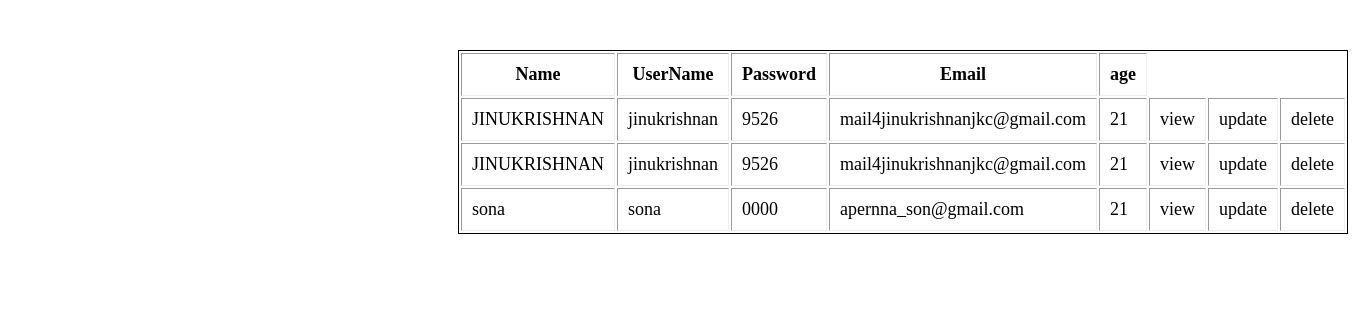
Screenshot of /view/ with the database file from the repository.
### demoapp3/models.py (models this page shows)
class reg(models.Model):
    name = models.CharField(max_length=200)
    age =models.IntegerField()
    email=models.CharField(max_length=200)
    username=models.CharField(max_length=200)
    password=models.CharField(max_length=200)

### demoapp3/views.py (the view)
# urls.py: path('view/',views.view,name='view'),
def view(request):
    cr=reg.objects.all()
    return render(request, 'view.html',{'cr':cr})

### TEMPLATES/view.html (shortened to what this page needs)
<!DOCTYPE html>
<html lang="en">
<head>
</head>
<body>
    <form action="">
        <table border="1">
            <tr>
                <th>Name</th>
                <th>UserName</th>
                <th>Password</th>
                <th>Email</th>
                <th>age</th>
            </tr>
            {% for i in cr %}
            <tr>
                <td>{{ i.name }}</td>
                <td>{{ i.username}}</td>
                <td>{{ i.password}}</td>
                <td>{{ i.email}}</td>
                <td>{{ i.age}}</td>
                <td><a href="{% url 'detail_view' i.id %}" class="btn btn-primary">view</a></td>
                <td><a href="{% url 'update' i.id %}" class="btn btn-primary">update</a></td>
                <td><a href="{% url 'delete' i.id %}" class="btn btn-primary">delete</a></td>
            </tr>
            {% endfor %}
        </table>
    </form>
</body>
</html>

### TEMPLATES/view.html (style rules this page uses)
table { font-size: large; margin-top: 50px; margin-left: 450px; border: 1px solid; animation: colorChange 4s linear infinite; }
th,td { padding: 10px; }
a { text-decoration: none; color: black; }

### rows the page displays
reg: name "JINUKRISHNAN", username "jinukrishnan", password "9526", email "mail4jinukrishnanjkc@gmail.com", age "21"
reg: name "JINUKRISHNAN", username "jinukrishnan", password "9526", email "mail4jinukrishnanjkc@gmail.com", age "21"
reg: name "sona", username "sona", password "0000", email "apernna_son@gmail.com", age "21"
